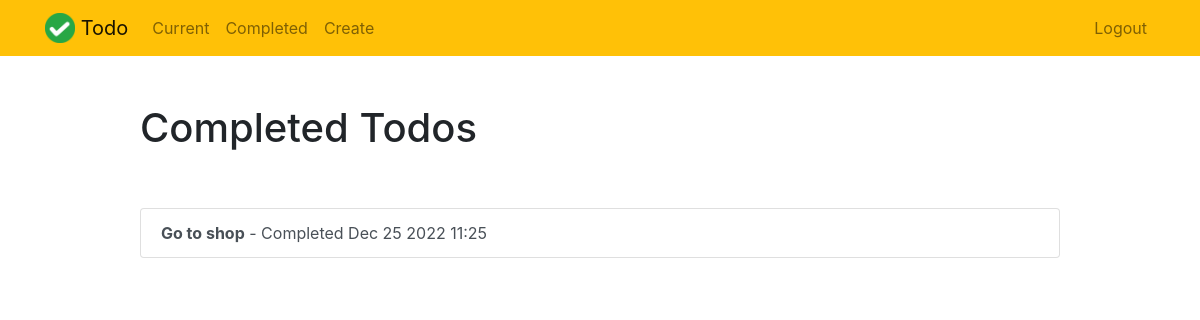
Before: /completed/ (signed in) with the older database file.
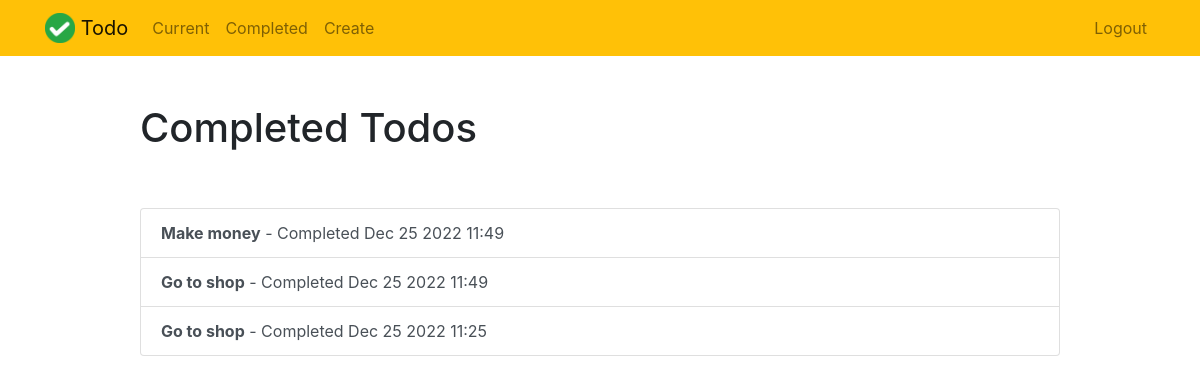
After: the same page with the newer database file.
### todo/models.py (models this page shows, shortened)
class Todo(models.Model):
    title = models.CharField(max_length=100)
    memo = models.TextField(blank=True)
    created = models.DateTimeField(auto_now_add=True)
    datecompleted = models.DateTimeField(null=True, blank=True)
    important = models.BooleanField(default=False)
    user = models.ForeignKey(User, on_delete=models.CASCADE)

### todo/views.py (the view)
# urls.py: path('completed/', views.completed_todos, name='completed_todos'),
@login_required
def completed_todos(request):
    todos = Todo.objects.filter(user=request.user, datecompleted__isnull=False).order_by('-datecompleted')
    context = {'todos': todos}
    return render(request, 'todo/comleted_todos.html', context)

### todo/templates/todo/comleted_todos.html
{% extends "todo/base.html" %}
{% block content %}
    <div class="row justify-content-center mt-5">
        <div class="col-md-10">
            <h1>Completed Todos</h1>
        </div>
    </div>
    <div class="row justify-content-center mt-5">
        <div class="col-md-10">
            <div class="list-group">
                {% for todo in todos %}
                    <a href="{% url 'view_todo' todo.id %}"
                       class="list-group-item list-group-item-action{% if todo.important %} list-group-item-danger{% endif %}"><b>{{ todo.title }}</b>
                        - Completed {{ todo.datecompleted|date:'M j Y H:i' }}</a>
                {% endfor %}
            </div>
        </div>
    </div>
{% endblock %}

### todo/templates/todo/base.html (shortened to what this page needs)
{% load static %}
<!doctype html>
<html lang="en">
<head>
    <link rel="stylesheet" href="https://stackpath.bootstrapcdn.com/bootstrap/4.4.1/css/bootstrap.min.css"
>
</head>
<body>
<nav class="navbar navbar-expand-md navbar-light bg-warning">
    <div class="container">
        <a class="navbar-brand" href="{% url 'home' %}">
            <img src="{% static 'todo/logo.png' %}" width="30" height="30" class="d-inline-block align-top">
            <span>Todo</span>
        </a>
        <div class="collapse navbar-collapse" id="navbarNav">
            {% if user.is_authenticated %}
                <ul class="navbar-nav mr-auto">
                    <li class="nav-item {{ current }}">
                        <a class="nav-link" href="{% url 'current_todos' %}">Current</a>
                    </li>
                    <li class="nav-item {{ completed }}">
                        <a class="nav-link" href="{% url 'completed_todos' %}">Completed</a>
                    </li>
                    <li class="nav-item {{ create }}">
                        <a class="nav-link" href="{% url 'create_todo' %}">Create</a>
                    </li>
                </ul>
            {% endif %}
            <ul class="navbar-nav ml-auto">
                {% if user.is_authenticated %}
                    <li class="nav-item">
                        <a href="#" onclick="$('#signOutBtn').click()" class="nav-link">Logout</a>
                    </li>
                {% endif %}
            </ul>
        </div>
    </div>
</nav>
<div class="container">
    {% block content %}{% endblock %}
</div>
</body>
</html>

Changed rows visible on the page:
added Todo: title "Make money", datecompleted "Dec 25 2022 11:49"
added Todo: title "Go to shop", datecompleted "Dec 25 2022 11:49"
